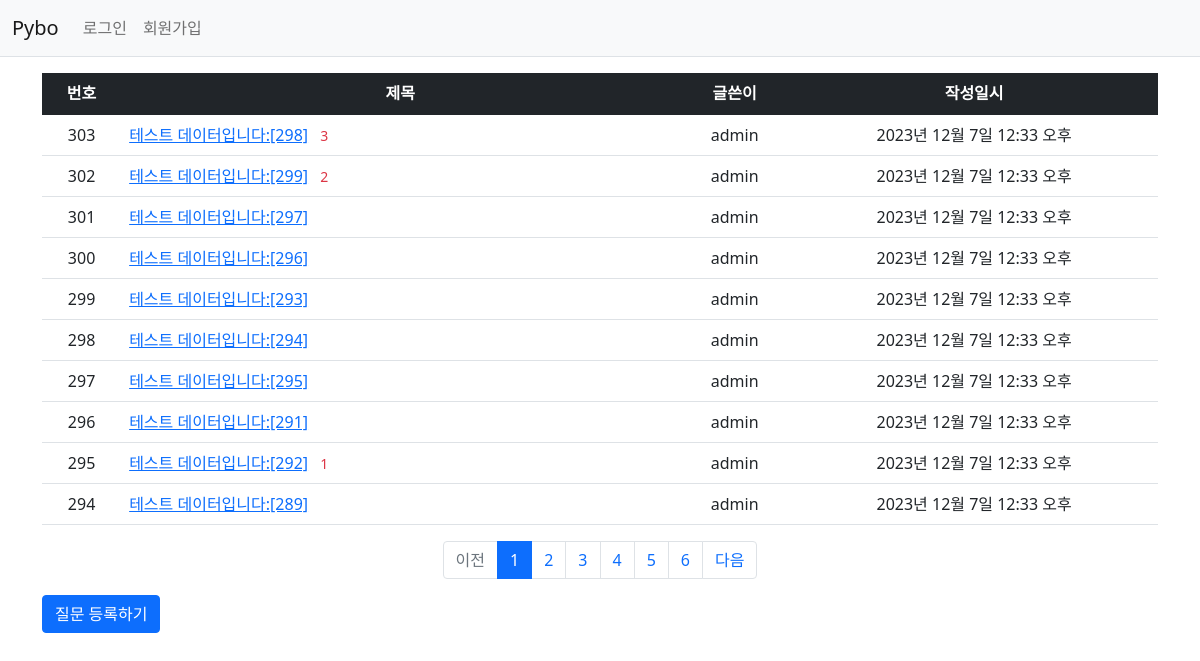
Page /pybo/ on the earlier database version.
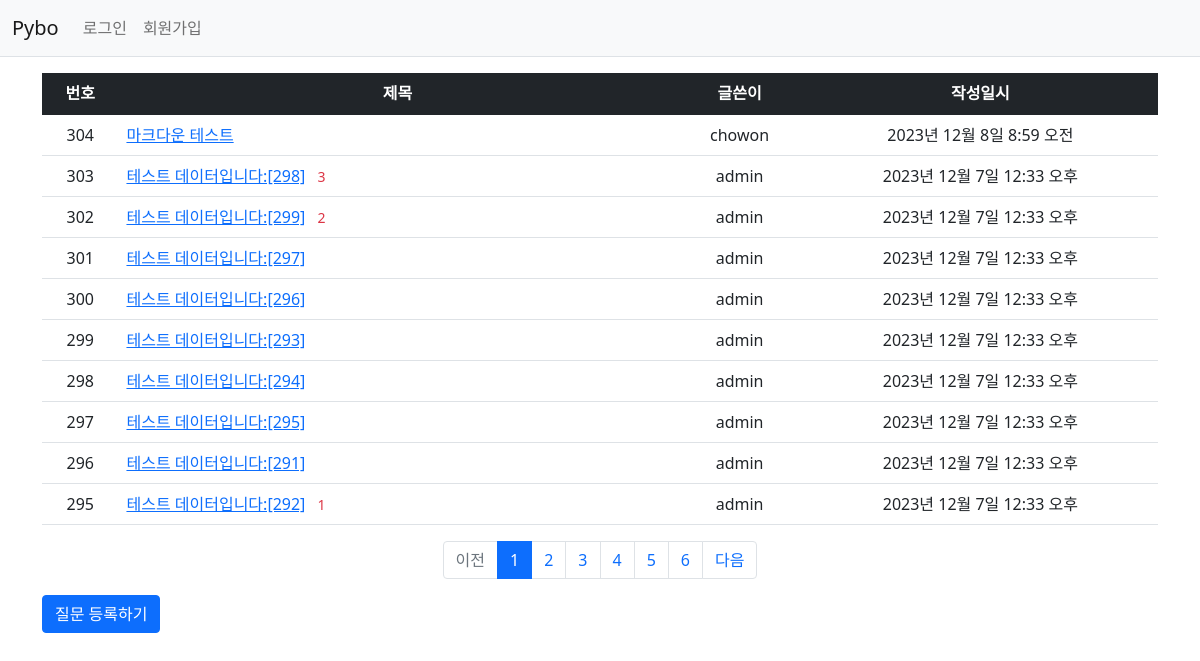
Same page on the later database version.
### pybo/models.py (models this page shows, shortened)
class Question(models.Model):
    author = models.ForeignKey(User, on_delete=models.CASCADE, related_name='author_question')
    subject = models.CharField(max_length=200)
    content = models.TextField()
    create_date = models.DateTimeField()
    modify_date = models.DateTimeField(null=True, blank=True)
    voter = models.ManyToManyField(User, related_name='voter_question') # 추천인 추가

### pybo/views/base_views.py (the view)
# urls.py: path('', base_views.index, name='index'),
def index(request):
    page = request.GET.get('page', '1')
    question_list = Question.objects.order_by('-create_date')
    paginator = Paginator(question_list, 10)
    page_obj = paginator.get_page(page)
    context = {'question_list':page_obj}
    return render(request, 'pybo/question_list.html', context)

### pybo/templatetags/pybo_filter.py (called while the page is built)
@register.filter
def sub(value, arg):
    return value - arg

### templates/pybo/question_list.html (shortened to what this page needs)
{% extends 'base.html' %}
{% load pybo_filter %}
{% block content %}
<!-- {% load static %}
<link rel="stylesheet" type="text/css" href="{% static 'bootstrap.min.css' %}"> -->
<div class="container my-3">
    <table class="table">
        <thead>
            <tr class="text-center table-dark">
                <th>번호</th>
                <th style="width:50%">제목</th>
                <th>글쓴이</th>
                <th>작성일시</th>
            </tr>
        </thead>
        <tbody>
            {% if question_list %}
                {% for question in question_list %}
                <tr class="text-center">
                    <td>
                        {{ question_list.paginator.count|sub:question_list.start_index|sub:forloop.counter0|add:1 }}
                    </td>
                    <td class="text-start">
                        <a href="{% url 'pybo:detail' question.id %}">{{ question.subject }}</a>
                        {% if question.answer_set.count > 0 %}
                        <span class="text-danger small mx-2">{{ question.answer_set.count }}</span>
                        {% endif %}
                    </td>
                    <td>{{ question.author.username }}</td>
                    <td>{{ question.create_date }}</td>
                </tr>
                {% endfor %}
            {% else %}
                <tr>
                    <td colspan="4">질문이 없습니다.</td>
                </tr>
            {% endif %}
        </tbody>
    </table>
    <ul class="pagination justify-content-center">
        {% if question_list.has_previous %}
        <li class="page-item">
            <a class="page-link" href="?page={{ question_list.previous_page_number }}">이전</a>
        </li>
        {% else %}
        <li class="page-item disabled">
            <a class="page-link" tabindex="-1" aria-disabled="true" href="#">이전</a>
        </li>
        {% endif %}
        {% for page_number in question_list.paginator.page_range %}
        {% if page_number >= question_list.number|add:-5 and page_number <= question_list.number|add:5 %}
        {% if page_number == question_list.number %}
        <li class="page-item active" aria-current="page">
            <a class="page-link" href="?page={{ page_number }}">{{ page_number }}</a>
        </li>
        {% else %}
        <li class="page-item">
            <a class="page-link" href="?page={{ page_number }}">{{ page_number }}</a>
        </li>
        {% endif %}
        {% endif %}
        {% endfor %}
        {% if question_list.has_next %}
        <li class="page-item">
            <a class="page-link" href="?page={{ question_list.next_page_number }}">다음</a>
        </li>
        {% else %}
        <li class="page-item disabled">
            <a class="page-link" tabindex="-1" aria-disabled="true" href="#">다음</a>
        </li>
        {% endif %}
    </ul>
    <a href="{% url 'pybo:question_create' %}" class="btn btn-primary">질문 등록하기</a>
</div>
{% endblock %}

Differences in the rows shown:
no longer on this page (row unchanged): Question: paginator.count|sub "294", subject "테스트 데이터입니다:[289]", author.username "admin", create_date "2023년 12월 7일 12:33 오후"
added Question: paginator.count|sub "304", subject "마크다운 테스트", author.username "chowon", create_date "2023년 12월 8일 8:59 오전"
